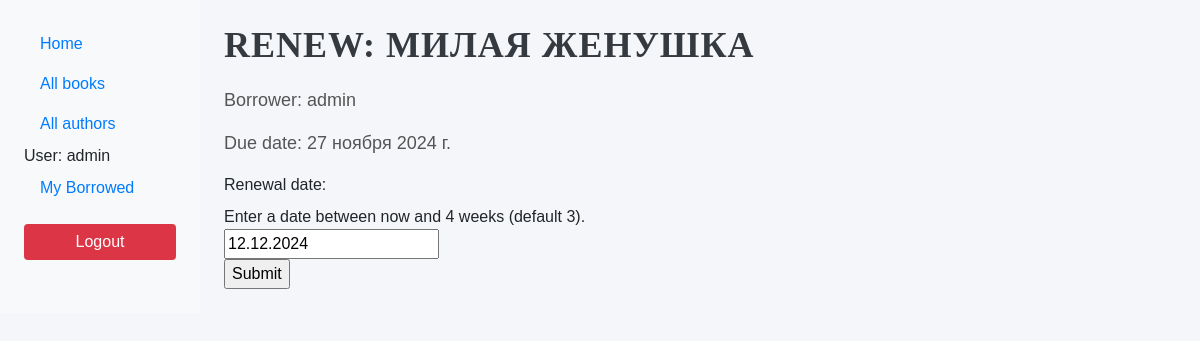
The app's page /catalog/book/480f122e-591d-4d3d-8b47-695883ba54b7/renew/ (signed in) with its own data.
### catalog/models.py (models this page shows, shortened)
class BookInstance(models.Model):
    id = models.UUIDField(primary_key=True, default=uuid.uuid4, help_text="Unique ID for this particular book across whole library")
    book = models.ForeignKey('Book', on_delete=models.SET_NULL, null=True)
    imprint = models.CharField(max_length=200)
    due_back = models.DateField(null=True, blank=True)
    LOAN_STATUS = (
        ('m', 'Maintenance'),
        ('o', 'On loan'),
        ('a', 'Available'),
        ('r', 'Reserved'),
    )
    status = models.CharField(max_length=1, choices=LOAN_STATUS, blank=True, default='m', help_text='Book availability')
    borrower = models.ForeignKey(User, on_delete=models.SET_NULL, null=True, blank=True)
    class Meta:
        ordering = ["due_back"]
        permissions = (("can_mark_returned", "Set book as returned"),)
    @property
    def is_overdue(self):
        if self.due_back and date.today() > self.due_back:
            return True
        return False

class Book(models.Model):
    title = models.CharField(max_length=200)
    author = models.ForeignKey('Author', on_delete=models.SET_NULL, null=True)
    summary = models.TextField(max_length=1000, help_text="Enter a brief description of the book")
    isbn = models.CharField('ISBN',max_length=13, help_text='13 Character <a href="https://www.isbn-international.org/content/what-isbn">ISBN number</a>')
    genre = models.ManyToManyField(Genre, help_text="Select a genre for this book")
    def display_genre(self):
        """
        Creates a string for the Genre. This is required to display genre in Admin.
        """
        return ', '.join([ genre.name for genre in self.genre.all()[:3] ])
    display_genre.short_description = 'Genre'

### catalog/views.py (the view)
# urls.py: path('book/<uuid:pk>/renew/', views.renew_book_librarian, name='renew-book-librarian'),
@permission_required('catalog.can_mark_returned')
def renew_book_librarian(request, pk):
    book_inst = get_object_or_404(BookInstance, pk=pk)
    if request.method == 'POST':
        form = RenewBookForm(request.POST)
        if form.is_valid():
            book_inst.due_back = form.cleaned_data['renewal_date']
            book_inst.save()
            return HttpResponseRedirect(reverse('all-loaned-books') )
    else:
        proposed_renewal_date = datetime.date.today() + datetime.timedelta(weeks=3)
        form = RenewBookForm(initial={'renewal_date': proposed_renewal_date,})
    return render(request, 'catalog/book_renew_librarian.html', {'form': form, 'bookinst':book_inst})

### catalog/forms.py (shortened to what this page needs)
class RenewBookForm(forms.Form):
    renewal_date = forms.DateField(help_text="Enter a date between now and 4 weeks (default 3).")

### catalog/templates/catalog/book_renew_librarian.html (shortened to what this page needs)
{% extends "base_generic.html" %}
{% block content %}
    <h1>Renew: {{bookinst.book.title}}</h1>
    <p>Borrower: {{bookinst.borrower}}</p>
    <p{% if bookinst.is_overdue %} class="text-danger"{% endif %}>Due date: {{bookinst.due_back}}</p>
    <form action="" method="post">
        <table>
        {{ form }}
        </table>
        <input type="submit" value="Submit" />
    </form>
{% endblock %}

### catalog/templates/base_generic.html (shortened to what this page needs)
{% load static %}
<!doctype html>
<html lang="en">
<head>
  <link
          rel="stylesheet"
          href="https://maxcdn.bootstrapcdn.com/bootstrap/4.5.2/css/bootstrap.min.css" />
  <link rel="stylesheet" href="{% static 'css/styles.css' %}" />
</head>
<body>
<div class="container-fluid">
  <div class="row">
    <div class="col-md-3 col-lg-2 p-4 bg-light">
      {% block sidebar %}
      <ul class="nav flex-column">
        <li class="nav-item"><a class="nav-link active" href="{% url 'index' %}">Home</a></li>
        <li class="nav-item"><a class="nav-link" href="{% url 'book_list' %}">All books</a></li>
        <li class="nav-item"><a class="nav-link" href="{% url 'author-list' %}">All authors</a></li>
        {% if user.is_authenticated %}
        <li class="nav-item">User: {{ user.get_username }}</li>
        <li class="nav-item"><a class="nav-link" href="{% url 'my-borrowed' %}">My Borrowed</a></li>
        <form action="{% url 'logout' %}" method="post">
          <button type="submit" class="btn btn-danger w-100 mt-3">Logout</button>
        </form>
        {% else %}
        <li class="nav-item"><a class="nav-link" href="{% url 'login'%}">Login</a></li>
        {% endif %}
      </ul>
      {% endblock %}
    </div>
    <div class="col-md-9 col-lg-10 p-4">
      {% block content %}{% endblock %}
    </div>
  </div>
</div>
</body>
</html>

### catalog/static/css/styles.css (style rules this page uses)
body { background-color: #f8f9fa; font-family: 'Arial', sans-serif; }
h1, h2 { font-family: 'Georgia', serif; }
.btn-danger { background-color: #dc3545; border: none; color: white; }
body { background-color: #f4f6f9; font-family: 'Arial', sans-serif; }
h1 { font-family: 'Georgia', serif; color: #343a40; font-weight: 600; }
p { font-size: 18px; color: #555; }
h1 { color: #343a40; font-weight: 600; text-transform: uppercase; }
h1 { color: #343a40; font-weight: bold; text-transform: uppercase; letter-spacing: 1px; }
p { font-size: 18px; color: #555; line-height: 1.5; }
a { text-decoration: none; }
h1 { color: #343a40; font-weight: 600; text-transform: uppercase; margin-bottom: 20px; }
h1 { color: #343a40; font-weight: bold; font-size: 36px; margin-bottom: 20px; }

### records on screen
BookInstance: book "МИЛАЯ ЖЕНУШКА", borrower "admin", due_back "27 ноября 2024 г."

### other values on screen
{{ user.get_username }} "admin"
